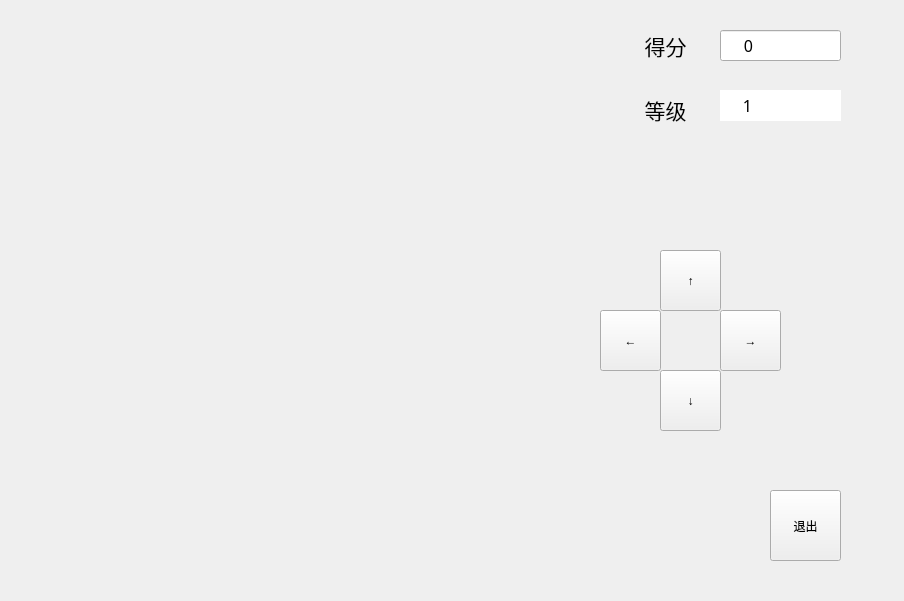
<?xml version="1.0" encoding="UTF-8"?>
<ui version="4.0">
 <class>gammingwidget</class>
 <widget class="QWidget" name="gammingwidget">
  <property name="geometry">
   <rect>
    <x>0</x>
    <y>0</y>
    <width>904</width>
    <height>601</height>
   </rect>
  </property>
  <property name="windowTitle">
   <string>Form</string>
  </property>
  <widget class="QPushButton" name="DownButton">
   <property name="geometry">
    <rect>
     <x>660</x>
     <y>370</y>
     <width>61</width>
     <height>61</height>
    </rect>
   </property>
   <property name="text">
    <string>↓</string>
   </property>
  </widget>
  <widget class="QPushButton" name="UpButton">
   <property name="geometry">
    <rect>
     <x>660</x>
     <y>250</y>
     <width>61</width>
     <height>61</height>
    </rect>
   </property>
   <property name="text">
    <string>↑</string>
   </property>
  </widget>
  <widget class="QPushButton" name="LeftpushButton">
   <property name="geometry">
    <rect>
     <x>600</x>
     <y>310</y>
     <width>61</width>
     <height>61</height>
    </rect>
   </property>
   <property name="text">
    <string>←</string>
   </property>
  </widget>
  <widget class="QPushButton" name="RightButton">
   <property name="geometry">
    <rect>
     <x>720</x>
     <y>310</y>
     <width>61</width>
     <height>61</height>
    </rect>
   </property>
   <property name="text">
    <string>→</string>
   </property>
  </widget>
  <widget class="QPushButton" name="QuitButton">
   <property name="geometry">
    <rect>
     <x>770</x>
     <y>490</y>
     <width>71</width>
     <height>71</height>
    </rect>
   </property>
   <property name="text">
    <string>退出</string>
   </property>
  </widget>
  <widget class="QLabel" name="label">
   <property name="geometry">
    <rect>
     <x>620</x>
     <y>30</y>
     <width>91</width>
     <height>31</height>
    </rect>
   </property>
   <property name="text">
    <string>&lt;html&gt;&lt;head/&gt;&lt;body&gt;&lt;p align=&quot;center&quot;&gt;&lt;span style=&quot; font-size:16pt;&quot;&gt;得分&lt;/span&gt;&lt;/p&gt;&lt;/body&gt;&lt;/html&gt;</string>
   </property>
  </widget>
  <widget class="QLabel" name="label_2">
   <property name="geometry">
    <rect>
     <x>620</x>
     <y>80</y>
     <width>91</width>
     <height>61</height>
    </rect>
   </property>
   <property name="text">
    <string>&lt;html&gt;&lt;head/&gt;&lt;body&gt;&lt;p align=&quot;center&quot;&gt;&lt;span style=&quot; font-size:16pt;&quot;&gt;等级&lt;/span&gt;&lt;/p&gt;&lt;/body&gt;&lt;/html&gt;</string>
   </property>
  </widget>
  <widget class="QLineEdit" name="ScorelineEdit">
   <property name="geometry">
    <rect>
     <x>720</x>
     <y>30</y>
     <width>121</width>
     <height>31</height>
    </rect>
   </property>
   <property name="font">
    <font>
     <family>黑体</family>
     <pointsize>12</pointsize>
    </font>
   </property>
   <property name="text">
    <string>     0</string>
   </property>
  </widget>
  <widget class="QLineEdit" name="LevellineEdit">
   <property name="geometry">
    <rect>
     <x>720</x>
     <y>90</y>
     <width>121</width>
     <height>31</height>
    </rect>
   </property>
   <property name="font">
    <font>
     <family>黑体</family>
     <pointsize>12</pointsize>
    </font>
   </property>
   <property name="text">
    <string notr="true">     1</string>
   </property>
   <property name="frame">
    <bool>false</bool>
   </property>
  </widget>
 </widget>
 <resources/>
 <connections/>
</ui>
